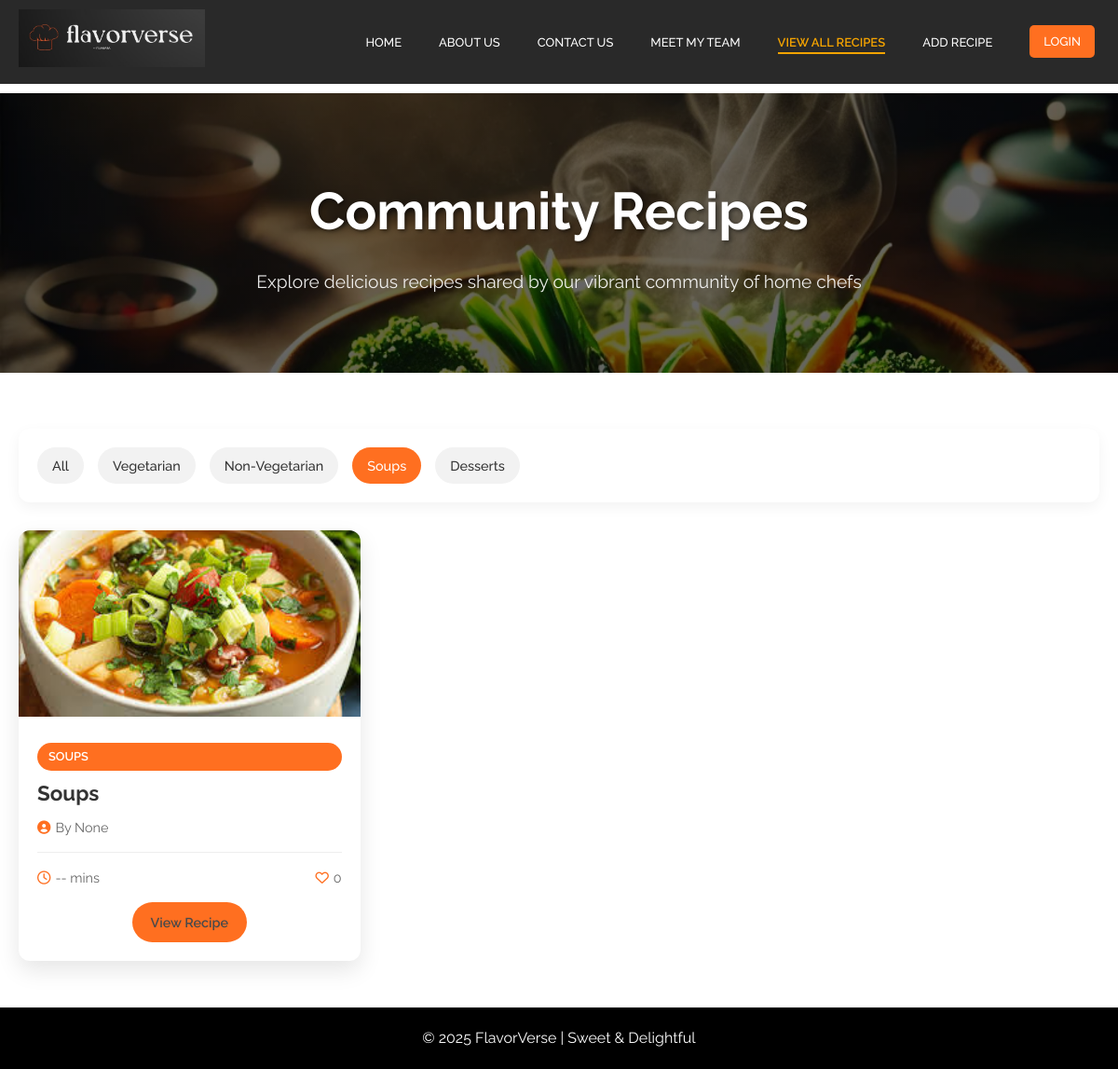
Page /Recipes/viewallrecipes/?category=soups on the committed database.
### RecipesApp/models.py (models this page shows, shortened)
class Recipe(models.Model):
    CATEGORY_CHOICES = [
        ('vegetarian', 'Vegetarian'),
        ('non-vegetarian', 'Non-Vegetarian'),
        ('soups', 'Soups'),
        ('desserts', 'Desserts'),
    ]
    STATUS_CHOICES = [
        ('pending', 'Pending Approval'),
        ('approved', 'Approved'),
        ('rejected', 'Rejected'),
    ]
    user = models.ForeignKey(settings.AUTH_USER_MODEL, on_delete=models.CASCADE)
    title = models.CharField(max_length=200)
    description = models.TextField(null=True, blank=True)
    ingredients = models.TextField()
    instructions = models.TextField()
    cooking_time = models.IntegerField(help_text="Cooking time in minutes", null=True, blank=True)
    image = models.ImageField(upload_to='recipe_images/', null=True, blank=True)
    category = models.CharField(max_length=20, choices=CATEGORY_CHOICES)
    created_at = models.DateTimeField(auto_now_add=True)
    updated_at = models.DateTimeField(auto_now=True)
    author = models.ForeignKey(settings.AUTH_USER_MODEL, on_delete=models.CASCADE, related_name='recipes', null=True)
    status = models.CharField(max_length=20, choices=STATUS_CHOICES, default='pending')
    admin_notes = models.TextField(null=True, blank=True, help_text="Admin notes on approval/rejection")
    is_translation = models.BooleanField(default=False)
    original_recipe = models.ForeignKey('self', on_delete=models.SET_NULL, null=True, blank=True, related_name='translations')
    language = models.CharField(max_length=10, default='en')  # Default to English
    class Meta:
        ordering = ['-created_at']
    def total_likes(self):
        return self.likes.count()

### RecipesApp/views.py (the view)
# urls.py: path('viewallrecipes/',views.view_all_recipes_view,name='allrecipespage'),
def view_all_recipes_view(request):
    category = request.GET.get('category', None)
    base_queryset = Recipe.objects.filter(status='approved')
    if category and category.lower() != 'all':
        recipes_list = base_queryset.filter(category=category.lower()).order_by('-created_at')
    else:
        recipes_list = base_queryset.order_by('-created_at')
    page = request.GET.get('page', 1)
    paginator = Paginator(recipes_list, 9)  # Show 9 recipes per page
    try:
        recipes = paginator.page(page)
    except PageNotAnInteger:
        recipes = paginator.page(1)
    except EmptyPage:
        recipes = paginator.page(paginator.num_pages)
    active_category = category if category else 'all'
    context = {
        'recipes': recipes,
        'active_category': active_category
    }
    return render(request, "allrecipes.html", context)

### FlavorverseApp/utils.py (called while the page is built, shortened)
def enforce_api_dependency(request):
    global _last_successful_api_check
    if not hasattr(request, 'user') or not request.user.is_authenticated:
        return False

### RecipesApp/templates/allrecipes.html (shortened to what this page needs)
{% extends "base.html" %}
{% load static %}
{% block extra_head %}
<link rel="stylesheet" href="https://cdnjs.cloudflare.com/ajax/libs/font-awesome/6.0.0/css/all.min.css">
{% endblock %}
{% block content %}
<div class="page-banner">
    <h1>Community Recipes</h1>
    <p>Explore delicious recipes shared by our vibrant community of home chefs</p>
</div>
<div class="recipes-container">
    <div class="filters">
        <a href="{% url 'allrecipespage' %}" class="filter-btn {% if active_category == 'all' %}active{% endif %}">All</a>
        <a href="{% url 'allrecipespage' %}?category=vegetarian" class="filter-btn {% if active_category == 'vegetarian' %}active{% endif %}">Vegetarian</a>
        <a href="{% url 'allrecipespage' %}?category=non-vegetarian" class="filter-btn {% if active_category == 'non-vegetarian' %}active{% endif %}">Non-Vegetarian</a>
        <a href="{% url 'allrecipespage' %}?category=soups" class="filter-btn {% if active_category == 'soups' %}active{% endif %}">Soups</a>
        <a href="{% url 'allrecipespage' %}?category=desserts" class="filter-btn {% if active_category == 'desserts' %}active{% endif %}">Desserts</a>
    </div>
    <div class="recipes-grid">
        {% if recipes %}
            {% for recipe in recipes %}
                <div class="recipe-card">
                    <a href="{% url 'recipe_detail' recipe.id %}">
                        {% if recipe.image %}
                            <img src="{{ recipe.image.url }}" alt="{{ recipe.title }}">
                        {% else %}
                            <img src="{% static 'Images/default-recipe.jpg' %}" alt="Default Recipe Image">
                        {% endif %}
                    </a>
                    <div class="recipe-content">
                        <div class="category">{{ recipe.category|upper }}</div>
                        <h3 class="title">{{ recipe.title }}</h3>
                        <div class="author">
                            <i class="fas fa-user-circle"></i> By {{ recipe.author.username }}
                        </div>
                        <div class="meta">
                            <div class="cooking-time">
                                <i class="far fa-clock"></i>
                                {% if recipe.cooking_time %}
                                    {{ recipe.cooking_time }} mins
                                {% else %}
                                    -- mins
                                {% endif %}
                            </div>
                            <div class="likes">
                                <i class="far fa-heart"></i> {{ recipe.total_likes }}
                            </div>
                        </div>
                        <div class="actions">
                            <a href="{% url 'recipe_detail' recipe.id %}" class="view-recipe-btn">View Recipe</a>
                        </div>
                    </div>
                </div>
            {% endfor %}
        {% else %}
            <div class="no-recipes">
                <h3>No recipes available in this category yet</h3>
                <p>Be the first to share your favorite recipe with our community!</p>
                <a href="{% url 'addyourrecipepage' %}" class="add-recipe-btn">Add Your Recipe</a>
            </div>
        {% endif %}
    </div>
</div>
{% endblock %}

### FlavorverseApp/static/css/style2.css (style rules this page uses)
body { font-family: 'Poppins', sans-serif; color: #333; line-height: 1.6; }
.recipe-card { box-shadow: 0 4px 8px rgba(0, 0, 0, 0.1); transition: transform 0.3s ease; height: 100%; }

### FlavorverseApp/templates/base.html (style rules this page uses)
* { margin: 0; padding: 0; box-sizing: border-box; font-family: 'Raleway', sans-serif; }
html, body { height: 100%; }
body { display: flex; flex-direction: column; background-color: white; color: #4A4A4A; }

### rows in the picture
Recipe: image (picture), category "SOUPS", title "Soups", author.username "None", shows "-- mins", total_likes "0"
